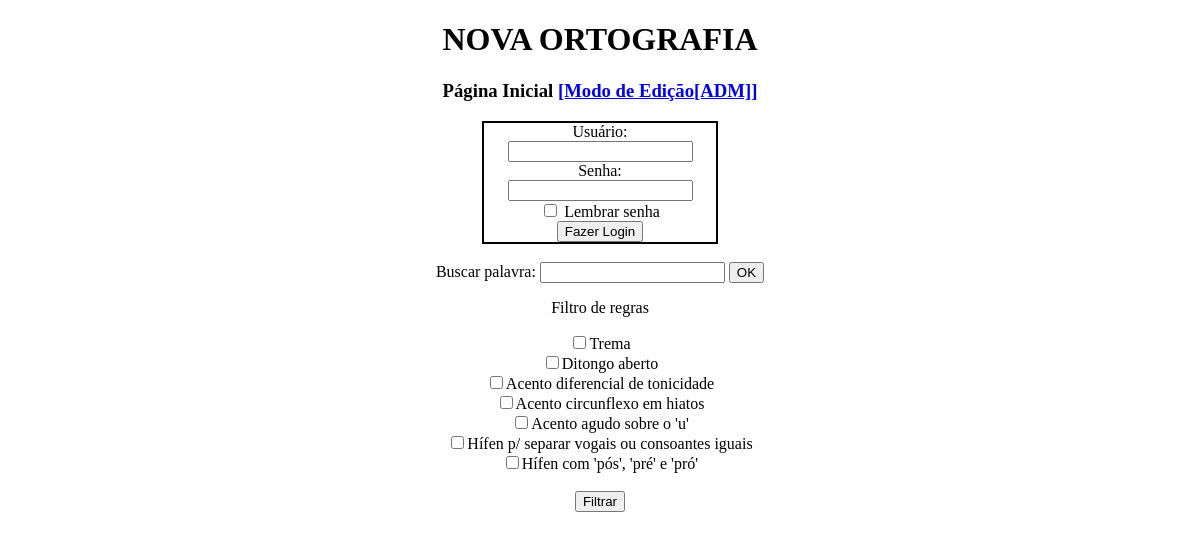
/novaortografia/index.php, run on the app's committed database.
### tables this page shows
CREATE TABLE `regra` (
  `idregra` int(11) NOT NULL AUTO_INCREMENT,
  `nomeregra` varchar(45) DEFAULT NULL,
  PRIMARY KEY (`idregra`)
);

### novaortografia/index.php (the view, shortened to what this page needs)
<!DOCTYPE html>
<?php
    include 'conexao.php';
?>
<html>
    <head>
        <link rel="stylesheet" type="text/css" href="style.css" />
    </head>
    <body>
        <h1>NOVA ORTOGRAFIA</h1>
        <h3>Página Inicial <a href="arearestrita.php">[Modo de Edição[ADM]]</a></h3>
            <?php
                if(isset($_SESSION["autenticado"])){
                    if($_SESSION["autenticado"]==true){
                    }else{
                        echo '<div class="logintable"> <form action="verificalogin.php" method="post">
                        <label> Usuário: </label><br/>
                        <input type="text" name="usuario"/><br/>
                        <label> Senha: </label><br/>
                        <input type="password" name="senha"/><br/>
                        <input type="checkbox" name="lembrar" value="S"/> Lembrar senha<br/>
                        <input type="submit" value="Fazer Login"/>
                        </form>'  ;
                        echo '</div><br/>';
                    }
                } else {
                     echo '<div class="logintable">
                        <form action="verificalogin.php" method="post">
                        <label> Usuário: </label><br/>
                        <input type="text" name="usuario"/><br/>
                        <label> Senha: </label><br/>
                        <input type="password" name="senha"/><br/>
                        <input type="checkbox" name="lembrar" value="S"/> Lembrar senha<br/>
                        <input type="submit" value="Fazer Login"/>
                        </form>'  ;
                     echo '</div><br/>';
                }
            ?>
        <form method="GET" action="busca.php">
            <label for="consulta">Buscar palavra:</label>
            <input type="text" id="consulta" name="consulta" maxlength="255" />
            <input type="submit" value="OK" />
            </form>
        <p>Filtro de regras
        <form action="filtro.php" method="POST">
            <?php
                $comando="Select * from regra";
                $res = $con->query($comando, PDO::FETCH_ASSOC);
                $registros = $res->fetchAll();
                foreach ($registros as $r){
                    echo '<input type="checkbox" id="regrapalavra" name="regrapalavra[]" ';
                    echo 'value= "'.$r['idregra'].'" ';
                    echo '/>';
                    echo $r['nomeregra'];
                    echo '<br/>';
                }
            ?>
            <br/>
            <input type="submit" value="Filtrar"/>
        </form>
        <br/>
    </body>
</html>

### novaortografia/style.css (style rules this page uses)
body { text-align: center }
.logintable { margin-left:40%; margin-right:40%; border-width: 2px; border-style: solid; }

### data on the page
regra: nomeregra "Trema"
regra: nomeregra "Ditongo aberto"
regra: nomeregra "Acento diferencial de tonicidade"
regra: nomeregra "Acento circunflexo em hiatos"
regra: nomeregra "Acento agudo sobre o 'u'"
regra: nomeregra "Hífen p/ separar vogais ou consoantes iguais"
regra: nomeregra "Hífen com 'pós', 'pré' e 'pró'"
